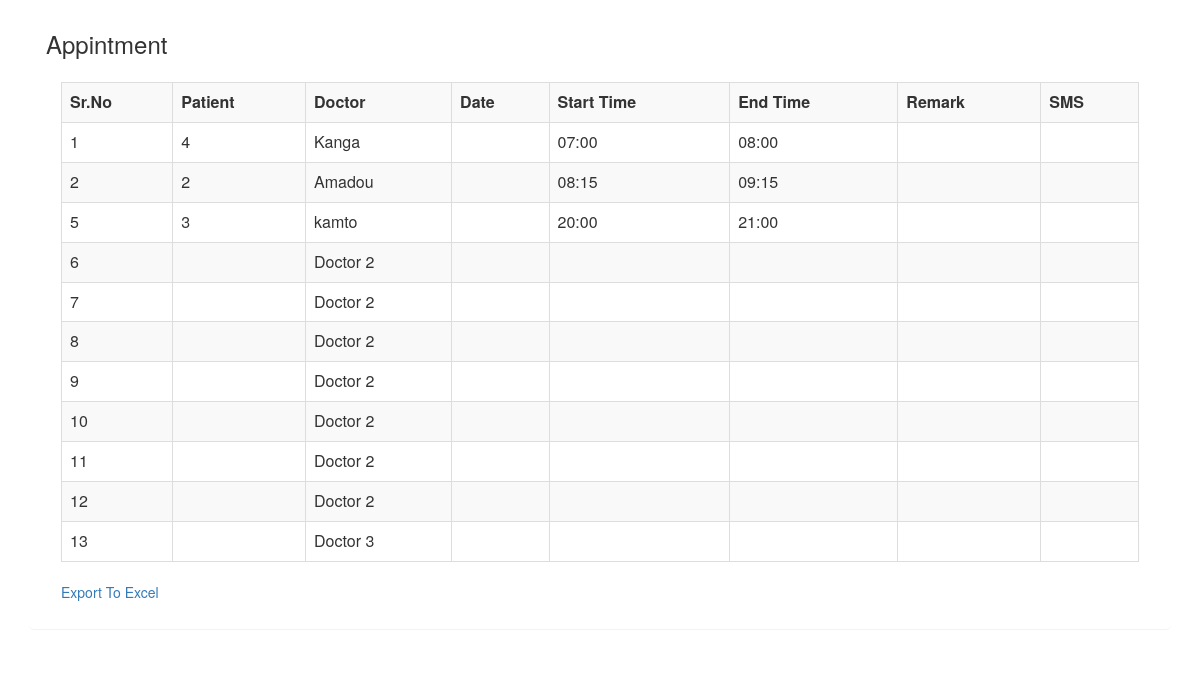
/hms/dashboard/Appointment/exceallappointmentindex.php (signed in), run on an earlier commit of the app's database.
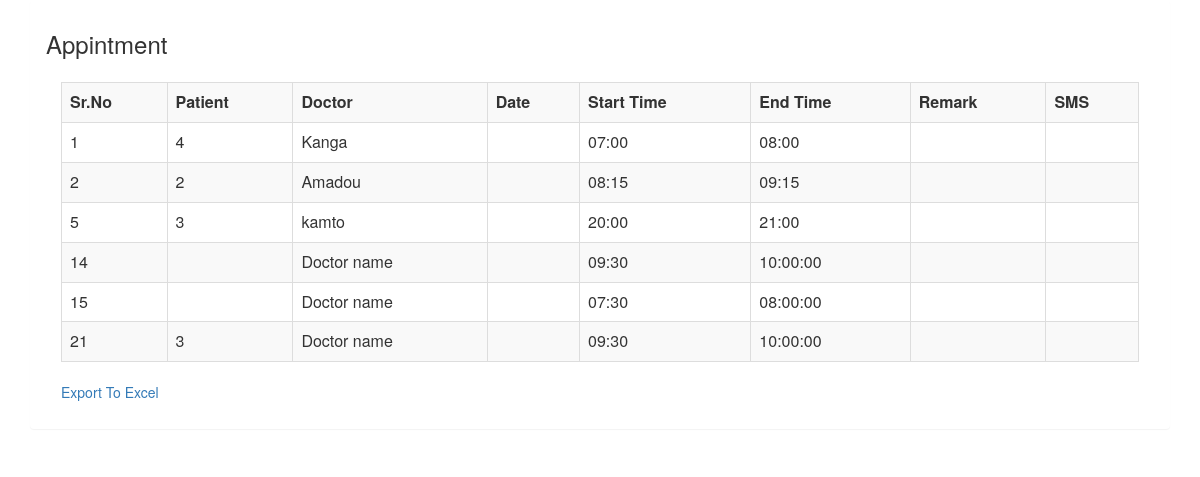
And on a later commit of the database.
### tables this page shows
CREATE TABLE IF NOT EXISTS `addappointment` (
  `id` int(20) NOT NULL AUTO_INCREMENT,
  `patient` varchar(25) DEFAULT NULL,
  `name` varchar(80) DEFAULT NULL,
  `phone` int(11) DEFAULT NULL,
  `email` varchar(100) DEFAULT NULL,
  `doctor` varchar(25) NOT NULL,
  `app_date` varchar(50) NOT NULL,
  `starttime` varchar(100) DEFAULT NULL,
  `endtime` varchar(100) DEFAULT NULL,
  `remark` varchar(255) DEFAULT NULL,
  `sms` enum('0','1') NOT NULL DEFAULT '0',
  `app_status` enum('upcoming','perceived','cancelled') NOT NULL DEFAULT 'upcoming',
  PRIMARY KEY (`id`)
);

### hms/dashboard/Appointment/exceallappointmentindex.php (the view, shortened to what this page needs)
<?php
include("../inc/connect.php") ;
$query=mysqli_query($db_connect, "SELECT * FROM addappointment")or die (mysqli_error($db_connect));
?>
<html>
<head>
<link rel="stylesheet" href="https://maxcdn.bootstrapcdn.com/bootstrap/3.3.7/css/bootstrap.min.css">
</head>
<body>
<div class="container">
  <div class="panel">
    <div class="panel-heading">
      <h3>Appintment</h3>
      <div class="panel-body">
        <table border="1" class="table table-bordered table-striped">
            <tr>
              <th>Sr.No</th>
              <th>Patient</th>
              <th>Doctor</th>
              <th>Date</th>
              <th>Start Time</th>
              <th>End Time</th>
              <th>Remark</th>
              <th>SMS</th>
            </tr>
          <?php
          while($row=mysqli_fetch_assoc($query)){
            echo '
            <tr>
              <td>'.$row["id"].'</td>
              <td>'.$row["patient"].'</td>
              <td>'.$row["doctor"].'</td>
              <td>'.$row["date"].'</td>
              <td>'.$row["starttime"].'</td>
              <td>'.$row["endtime"].'</td>
              <td>'.$row["remark "].'</td>
              <td>'.$row["sms "].'</td>
            </tr>
            ';
          }
          ?>
        </table>
        <a href="excelallappointment.php">Export To Excel</a>
      </div>
    </div>
  </div>
</div>
</body>
</html>

What changed in the data, as far as the page shows it:
removed addappointment: id "6", doctor "Doctor 2"
removed addappointment: id "7", doctor "Doctor 2"
removed addappointment: id "8", doctor "Doctor 2"
removed addappointment: id "9", doctor "Doctor 2"
removed addappointment: id "10", doctor "Doctor 2"
removed addappointment: id "11", doctor "Doctor 2"
removed addappointment: id "12", doctor "Doctor 2"
removed addappointment: id "13", doctor "Doctor 3"
added addappointment: id "14", doctor "Doctor name", starttime "09:30", endtime "10:00:00"
added addappointment: id "15", doctor "Doctor name", starttime "07:30", endtime "08:00:00"
added addappointment: id "21", patient "3", doctor "Doctor name", starttime "09:30", endtime "10:00:00"
